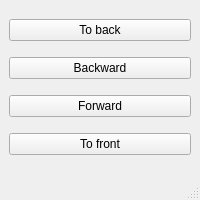
<?xml version="1.0" encoding="UTF-8"?>
<ui version="4.0">
 <class>LayerOrderWindow</class>
 <widget class="QMainWindow" name="LayerOrderWindow">
  <property name="geometry">
   <rect>
    <x>0</x>
    <y>0</y>
    <width>200</width>
    <height>200</height>
   </rect>
  </property>
  <property name="windowTitle">
   <string>Layer Order</string>
  </property>
  <widget class="QWidget" name="centralwidget">
   <layout class="QVBoxLayout" name="verticalLayout">
    <item>
     <layout class="QHBoxLayout" name="horizontalLayout1">
      <item>
       <widget class="QPushButton" name="btnToBack">
        <property name="text">
         <string>To back</string>
        </property>
        <property name="icon">
         <iconset resource="../img/Roots_img.qrc">
          <normaloff>:/arrows/up_arrow.png</normaloff>:/arrows/up_arrow.png</iconset>
        </property>
        <property name="iconSize">
         <size>
          <width>24</width>
          <height>24</height>
         </size>
        </property>
       </widget>
      </item>
     </layout>
    </item>
    <item>
     <layout class="QHBoxLayout" name="horizontalLayout2">
      <item>
       <widget class="QPushButton" name="btnBackward">
        <property name="text">
         <string>Backward</string>
        </property>
        <property name="icon">
         <iconset resource="../img/Roots_img.qrc">
          <normaloff>:/arrows/up_double_arrow.png</normaloff>:/arrows/up_double_arrow.png</iconset>
        </property>
        <property name="iconSize">
         <size>
          <width>24</width>
          <height>24</height>
         </size>
        </property>
       </widget>
      </item>
     </layout>
    </item>
    <item>
     <layout class="QHBoxLayout" name="horizontalLayout3">
      <item>
       <widget class="QPushButton" name="btnForward">
        <property name="text">
         <string>Forward</string>
        </property>
        <property name="icon">
         <iconset resource="../img/Roots_img.qrc">
          <normaloff>:/arrows/down_double_arrow.png</normaloff>:/arrows/down_double_arrow.png</iconset>
        </property>
        <property name="iconSize">
         <size>
          <width>24</width>
          <height>24</height>
         </size>
        </property>
       </widget>
      </item>
     </layout>
    </item>
    <item>
     <layout class="QHBoxLayout" name="horizontalLayout4">
      <item>
       <widget class="QPushButton" name="btnToFront">
        <property name="text">
         <string>To front</string>
        </property>
        <property name="icon">
         <iconset resource="../img/Roots_img.qrc">
          <normaloff>:/arrows/down_arrow.png</normaloff>:/arrows/down_arrow.png</iconset>
        </property>
        <property name="iconSize">
         <size>
          <width>24</width>
          <height>24</height>
         </size>
        </property>
       </widget>
      </item>
     </layout>
    </item>
   </layout>
  </widget>
  <widget class="QStatusBar" name="statusbar"/>
 </widget>
 <resources>
  <include location="../img/Roots_img.qrc"/>
 </resources>
 <connections/>
</ui>
